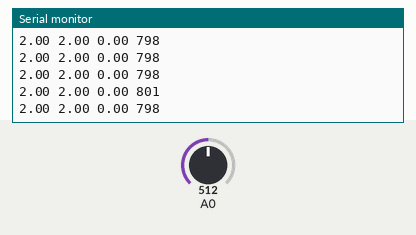
This sketch was run on a simulated Arduino Uno, built with avr-gcc and run on an emulated ATmega328P. Parts: the last lines printed to the serial monitor. The test bench sets the inputs (shaded band); at power-on: A0 = 512.

Above: at 1.2 s.
1.3 s: A0 set to 440
At 2.2 s:
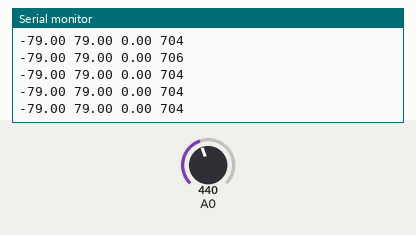
2.8 s: A0 set to 410
At 3.4 s:
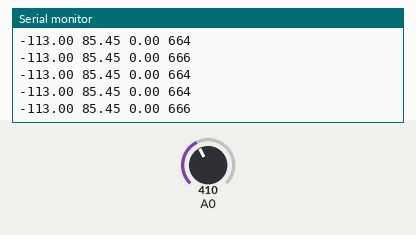
Timing chart, 0 to 4.8 s (numbered marks = the images above; inputs shaded):
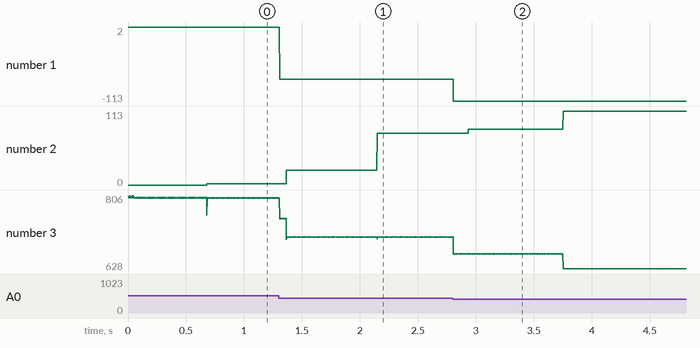

The sketch:

rms_Frequency_sampling_Rate.ino
```cpp
//768 241
int prevR=512;
int cnt=0;
unsigned long first;
unsigned long second;
float result;
float frequency;
float sum=0;
float squared;

int sampleSiz=400;
int i=0;

void setup()
{
  Serial.begin(115200);
  Serial.println("ins_vol:,rms:,freq:,samp_freq");


}

void loop()
{

  int val=analogRead(A0);
  unsigned long sampleX=micros();
   float vol=map(val,250,770,-292,292);
   Serial.print(vol);
   Serial.print(" ");


   if (i<sampleSiz)
   {
      squared=vol*vol;
      sum=sum+squared;
      ++i;
   }

   if (i==sampleSiz)
   {
      result=sqrt(sum/i);
      i=0;
      sum=0;

   }

  Serial.print(result);
   Serial.print(" ");

 if(prevR<512 && val>512 && cnt==0)
 {
    first=micros();
    cnt=1;
 }

 if (prevR>512 && val<512 && cnt==1)
 {
    second=micros();
    frequency=float(500000/(second-first));
    cnt=0;

 }

 Serial.print(frequency);
 Serial.print(" ");

  prevR=val;


   Serial.println(1000000/(micros()-sampleX));
}
```

Measured:
- after the input at 1.3 s, the serial monitor: prints a new line at once (image 1)
- after the input at 2.8 s, the serial monitor: prints a new line at once (image 2)
- plotted number 1: 2 → -79 after the input at 1.3 s, -79 → -113 after the input at 2.8 s
- plotted number 2: 2 → 79 after the input at 1.3 s, 79 → 113 after the input at 2.8 s
- plotted number 3: 801 → 704 after the input at 1.3 s, 704 → 629 after the input at 2.8 s
